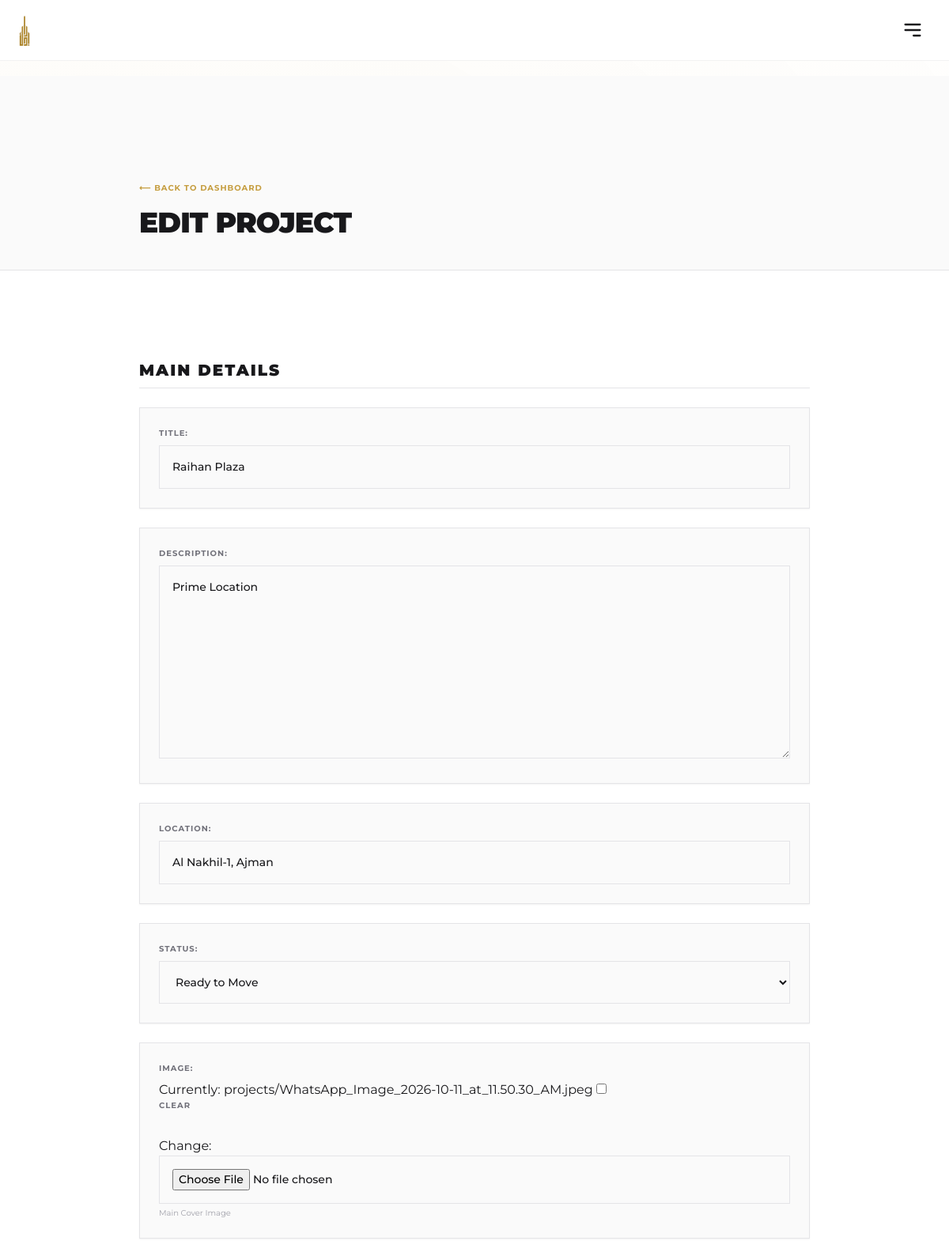
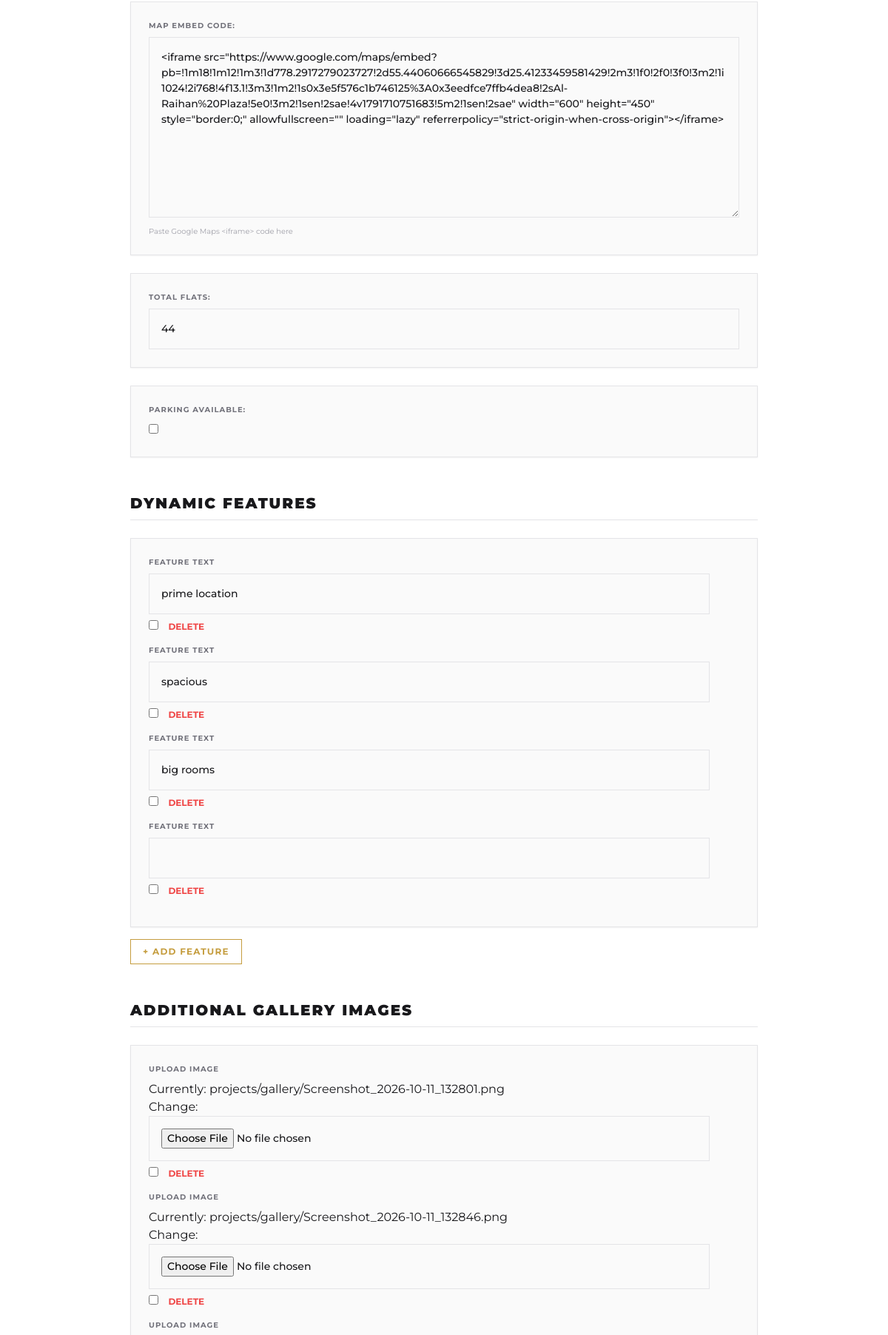
The app's page /admin-edrak/project/edit/2/ (signed in, upper part) with its own data (2 pictures, top to bottom).
### core/models.py (models this page shows, shortened)
class Project(models.Model):
    STATUS_CHOICES = (
        ('ready', _('Ready to Move')),
        ('off_plan', _('Off-Plan Investment')),
        ('commercial', _('Commercial Hub')),
    )
    title = models.CharField(max_length=200)
    description = models.TextField(blank=True)
    location = models.CharField(max_length=200)
    status = models.CharField(max_length=20, choices=STATUS_CHOICES, default='ready')
    image = models.ImageField(upload_to='projects/', blank=True, null=True, help_text="Main Cover Image")
    map_embed_code = models.TextField(blank=True, help_text="Paste Google Maps <iframe> code here")
    total_flats = models.IntegerField(default=0)
    parking_available = models.BooleanField(default=True)
    created_at = models.DateTimeField(auto_now_add=True)

### core/views.py (the view)
# urls.py: path('admin-edrak/<str:item_type>/edit/<int:pk>/', views.item_form_view, name='item_edit'),
@staff_member_required
def item_form_view(request, item_type, pk=None):
    if item_type == 'project':
        ModelClass, FormClass = Project, ProjectForm
        ImageFormSet, FeatureFormSet = ProjectImageFormSet, ProjectFeatureFormSet
    else:
        ModelClass, FormClass = Lease, LeaseForm
        ImageFormSet, FeatureFormSet = LeaseImageFormSet, LeaseFeatureFormSet
    instance = get_object_or_404(ModelClass, pk=pk) if pk else None
    if request.method == 'POST':
        form = FormClass(request.POST, request.FILES, instance=instance)
        image_formset = ImageFormSet(request.POST, request.FILES, instance=instance)
        feature_formset = FeatureFormSet(request.POST, instance=instance)
        if form.is_valid() and image_formset.is_valid() and feature_formset.is_valid():
            saved_instance = form.save()
            image_formset.instance = saved_instance
            image_formset.save()
            feature_formset.instance = saved_instance
            feature_formset.save()
            return redirect('custom_admin')
    else:
        form = FormClass(instance=instance)
        image_formset = ImageFormSet(instance=instance)
        feature_formset = FeatureFormSet(instance=instance)
    return render(request, 'core/admin_form.html', {
        'form': form, 'image_formset': image_formset, 'feature_formset': feature_formset,
        'item_type': item_type, 'instance': instance
    })

### core/forms.py
class ProjectForm(forms.ModelForm):
    class Meta:
        model = Project
        fields = '__all__'

### templates/core/admin_form.html (shortened to what this page needs)
{% extends 'base.html' %}
{% load i18n %}
{% block content %}
<section class="pt-32 pb-10 bg-zinc-50 border-b border-zinc-200">
    <div class="max-w-4xl mx-auto px-6">
        <a href="{% url 'custom_admin' %}" class="text-[10px] font-bold uppercase tracking-widest text-gold hover:text-black transition-colors mb-4 inline-block">⟵ {% trans "Back to Dashboard" %}</a>
        <h1 class="text-4xl font-black text-zinc-900 tracking-tight uppercase">
            {% if instance %}{% trans "Edit" %}{% else %}{% trans "Add New" %}{% endif %} {{ item_type|title }}
        </h1>
    </div>
</section>
<section class="py-16 bg-white min-h-[60svh]">
    <div class="max-w-4xl mx-auto px-6">
        <form method="POST" enctype="multipart/form-data" class="space-y-12">
            <div>
                <h3 class="text-xl font-black uppercase tracking-widest text-zinc-900 mb-6 border-b border-zinc-200 pb-2">{% trans "Main Details" %}</h3>
                <div class="space-y-6">
                    {% for field in form %}
                        <div class="bg-zinc-50 p-6 border border-zinc-200 shadow-sm">
                            {{ field.label_tag }}
                            {{ field }}
                            {% if field.help_text %}<span class="helptext">{{ field.help_text }}</span>{% endif %}
                        </div>
                    {% endfor %}
                </div>
            </div>
            <div>
                <h3 class="text-xl font-black uppercase tracking-widest text-zinc-900 mb-6 border-b border-zinc-200 pb-2">{% trans "Dynamic Features" %}</h3>
                <div id="feature-formset-container" class="bg-zinc-50 p-6 border border-zinc-200 shadow-sm">
                    {% for f in feature_formset %}
                        <div class="formset-row feature-row">
                            <label>{% trans "Feature Text" %}</label>
                            {{ f.feature }}
                            {% if feature_formset.can_delete %}<div class="mt-2 text-xs text-red-500 font-bold uppercase">{{ f.DELETE }} Delete</div>{% endif %}
                        </div>
                    {% endfor %}
                </div>
                <button type="button" id="add-feature" class="mt-4 text-xs font-bold uppercase tracking-widest text-gold hover:text-black border border-gold px-4 py-2">+ Add Feature</button>
            </div>
            <div>
                <h3 class="text-xl font-black uppercase tracking-widest text-zinc-900 mb-6 border-b border-zinc-200 pb-2">{% trans "Additional Gallery Images" %}</h3>
                <div id="image-formset-container" class="bg-zinc-50 p-6 border border-zinc-200 shadow-sm">
                    {% for f in image_formset %}
                        <div class="formset-row image-row">
                            <label>{% trans "Upload Image" %}</label>
                            {{ f.image }}
                            {% if image_formset.can_delete %}<div class="mt-2 text-xs text-red-500 font-bold uppercase">{{ f.DELETE }} Delete</div>{% endif %}
                        </div>
                    {% endfor %}
                </div>
            </div>
        </form>
    </div>
</section>
{% endblock %}

### templates/core/admin_form.html (style rules this page uses)
form input[type="text"], form input[type="number"], form input[type="file"], form select, form textarea { width: 100%; border: 1px solid #e4e4e7; padding: 1rem; background-color: transparent; border-radius: 0px; outline: none; font-weight: 500; font-size: 0.875rem; color: #18181b; transition: border-color 0.3s ease; }
form input[type="checkbox"] { width: auto; margin-right: 10px; }
form label { display: block; margin-bottom: 0.5rem; font-size: 10px; text-transform: uppercase; font-weight: 700; letter-spacing: 0.1em; color: #71717a; }
form .helptext { display: block; margin-top: 0.25rem; font-size: 10px; color: #a1a1aa; }
.formset-row { position: relative; padding-right: 40px; margin-bottom: 1rem; }

### records on screen
Project: form "Raihan Plaza" "Prime Location" "Al Nakhil-1, Ajman" "Ready to Move" "<iframe src=\"https://www.google.com/maps/embed?pb=!1m18!1m12!1m3!1d778.2917279023727!2d55.44060666545829!3d25.41233459581429!2m3!1f0!2f0!3f0!3m2!1i1024!2i768!4f13.1!3m3!1m2!1s0x3e5f576c1b746125%3A0x3eedfce7ffb4dea8!2sAl-Raihan%20Plaza!5e0!3m2!1sen!2sae!4v1791710751683!5m2!1sen!2sae\" width=\"600\" height=\"450\" style=\"border:0;\" allowfullscreen=\"\" loading=\"lazy\" referrerpolicy=\"strict-origin-when-cross-origin\"></iframe>" "44"

### other values on screen
{{ item_type|title }} "PROJECT"
{{ field.label_tag }} "TITLE:" "DESCRIPTION:" "LOCATION:" "STATUS:" "IMAGE:" "MAP EMBED CODE:" "TOTAL FLATS:" "PARKING AVAILABLE:"
{{ field.help_text }} "Main Cover Image" "Paste Google Maps <iframe> code here"
